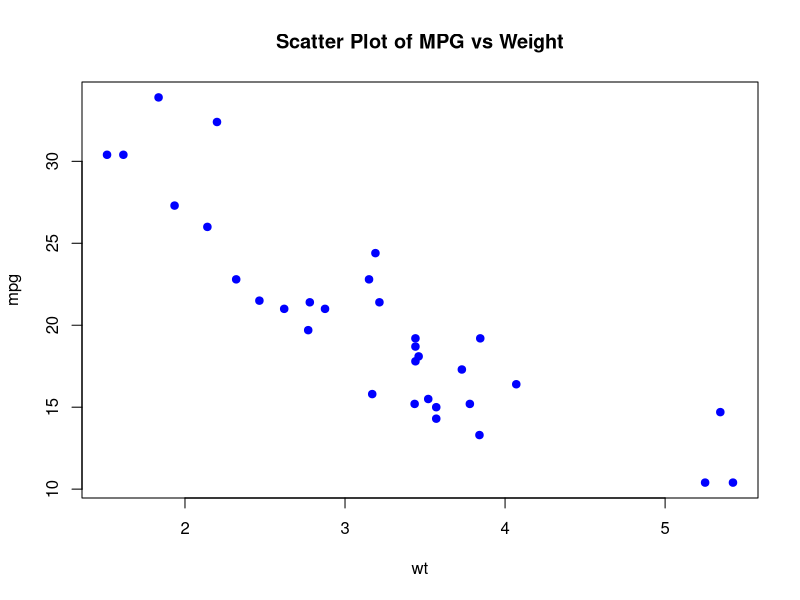
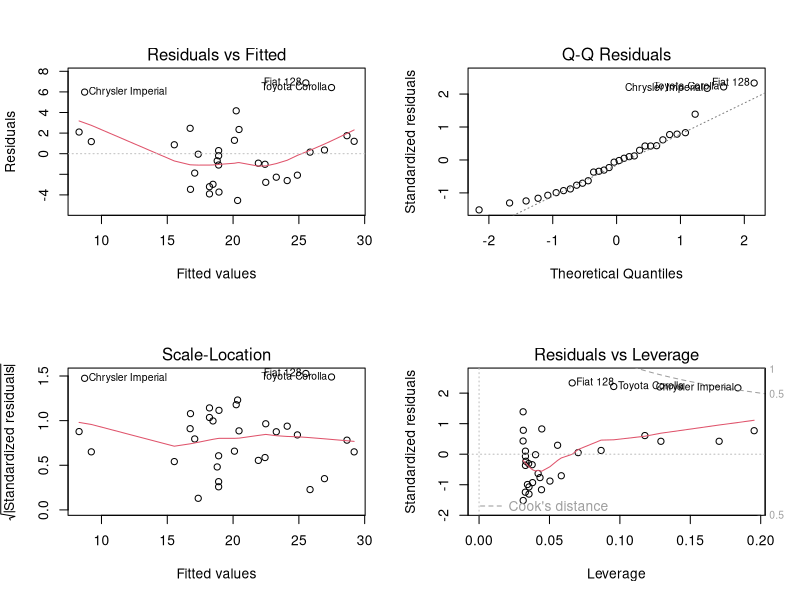
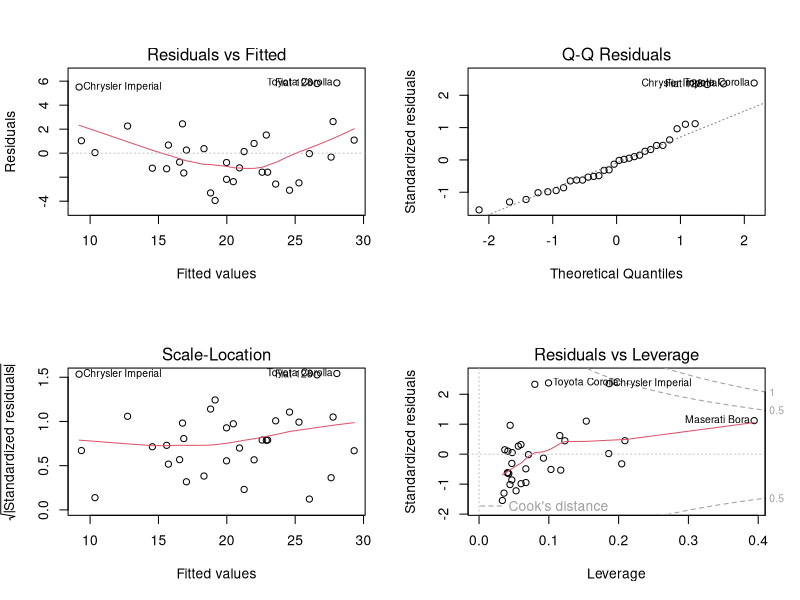
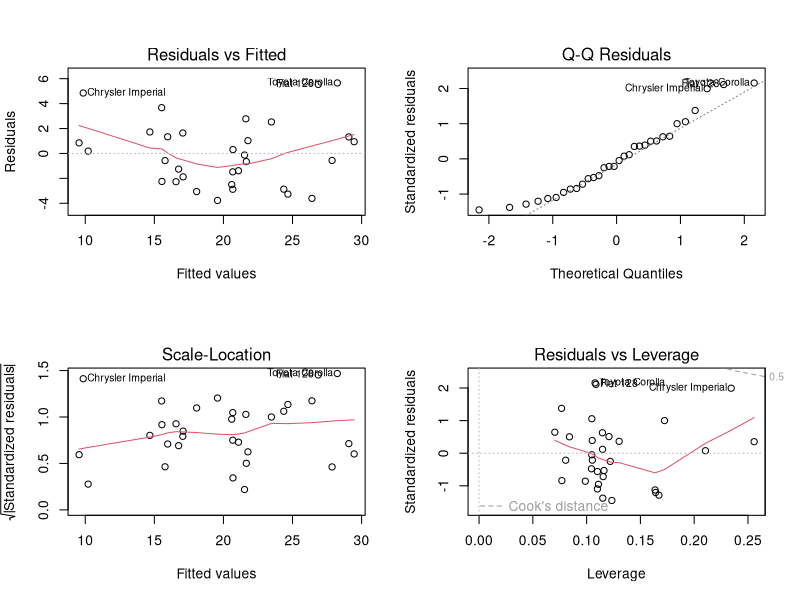
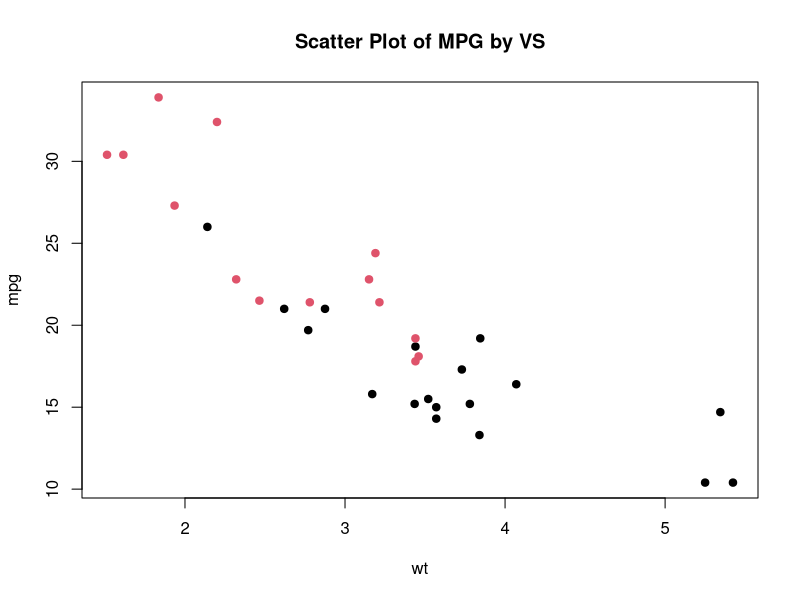
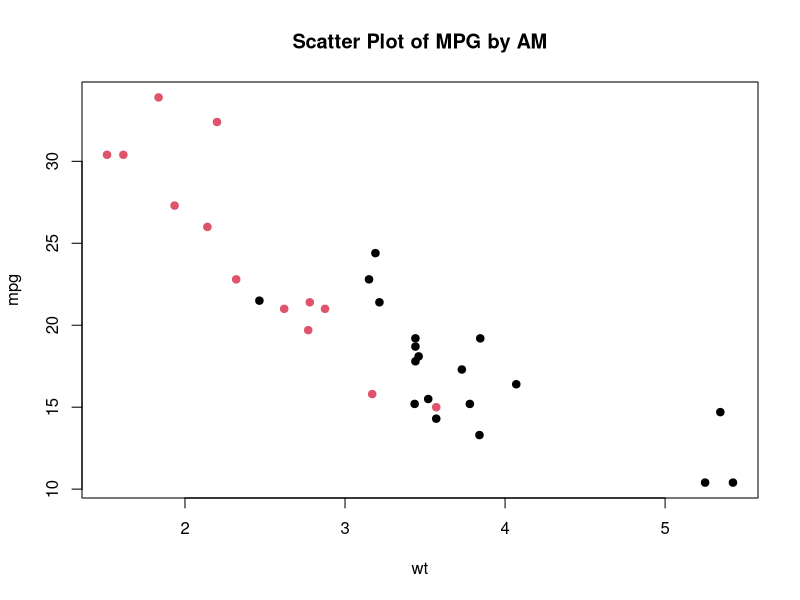
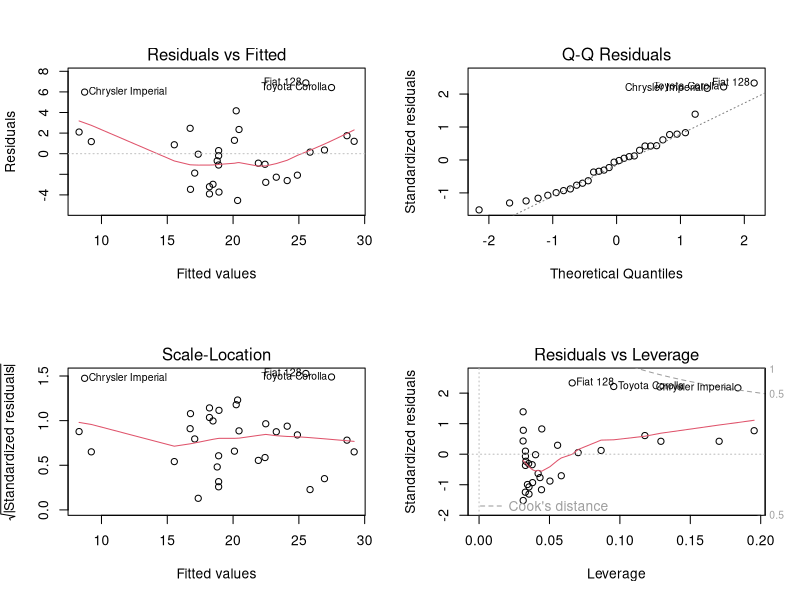

Reproduce these figures in R, in order.
## ---- chunk 1
knitr::opts_chunk$set(warning = FALSE, message = FALSE)
knitr::opts_knit$set(root.dir = "C:\\Users\\jason\\Documents\\Analytics TA (TAMU)\\4th Edition\\BA 4e Data Files\\Chapter 07\\")
## ---- chunk 2
head(mtcars)
## ---- chunk 3
#Create scatterplot
plot(mpg~wt, data=mtcars,
     main = "Scatter Plot of MPG vs Weight", 
     col ="blue", 
     pch=19)

# #ggplot
# ggplot(data=mtcars) +
#   geom_point(aes(x=wt, y=mpg), color = "blue") +
#   labs(title = "Scatter Plot of MPG vs Weight")
## ---- chunk 4
mtcars.out <- lm(mpg~wt, data=mtcars)
## ---- chunk 5
print(mtcars.out)
## ---- chunk 6
summary(mtcars.out)
## ---- chunk 7
#First check assumptions before doing inference.
par(mfrow=c(2,2)) #This makes it so that you can see all 4 plots
plot(mtcars.out)
par(mfrow=c(1,1)) #This resets the format for future plots
## ---- chunk 8
summary(mtcars.out)$coefficients
## ---- chunk 9
summary(mtcars.out)$r.squared
## ---- chunk 10
summary(mtcars.out)$call
## ---- chunk 11
summary(mtcars.out)$sigma
## ---- chunk 12
confint(mtcars.out, level=0.95)
## ---- chunk 13
summary(mtcars.out)$coefficients[,4]
## ---- chunk 14
predict(mtcars.out, newdata=data.frame(wt=3.0))
## ---- chunk 15
approx(x = mtcars.out$fitted.values, y = mtcars$wt, xout = 25)$y
## ---- chunk 16
mtcars.out2 <- lm(mpg~wt+hp, data=mtcars)
## ---- chunk 17
print(mtcars.out2)
## ---- chunk 18
summary(mtcars.out2)
## ---- chunk 19
#First check assumptions before doing inference.
par(mfrow=c(2,2))
plot(mtcars.out2)
par(mfrow=c(1,1))
## ---- chunk 20
summary(mtcars.out2)$coefficients
## ---- chunk 21
summary(mtcars.out2)$r.squared
## ---- chunk 22
confint(mtcars.out, level=0.95)
## ---- chunk 23
summary(mtcars.out2)$coefficients[,4]
## ---- chunk 24
predict(mtcars.out2, newdata=data.frame(wt=3.5, hp=100))
## ---- chunk 25
predict(mtcars.out2)
resid(mtcars.out2)
## ---- chunk 26
mtcars$predict <- predict(mtcars.out)
mtcars$resid <- resid(mtcars.out)
#Sort the data
library(dplyr)
mtcars %>% arrange(resid)
## ---- chunk 27
mtcars.out3 <- lm(mpg~wt+hp+cyl+disp+drat+qsec+gear+carb, data=mtcars)
## ---- chunk 28
#Option 1
summary(mtcars.out3)
#Variables that have a Pr(>|t|) that are greater than 0.05 are not significant and those that have a Pr(>|t|) less than 0.1 are significant. You can look at the summary to find it
#Fit the model to the significant variables
mtcars.out4 <- lm(mpg~wt, data=mtcars)

#Option 2
#Using Code
#This code can be used again with a few edits. This is more automatic. You are not expect to know this code at all. 
toselect.x <- summary(mtcars.out3)$coeff[,4] < 0.05 #p-value is adjustable, change for data file
# select significant variables
relevant.x <- names(toselect.x)[toselect.x == TRUE] 
# formula with only significant variables
mod1 <- paste("mpg~",paste(relevant.x, collapse="+"),sep = "") #Change to adjust for y-variable "mpg"
mtcars.out4 <- lm(mod1,data=mtcars) #adjust for data name
## ---- chunk 29
#mtcars$vs[mtcars$vs=="string1"] <- 0
#mtcars$am[mtcars$am=="string2"] <- 1
#mtcars$vs <- as.numeric(mtcars$vs)
#mtcars$am <- as.numeric(mtcars$am)
## ---- chunk 30
mtcars.out5 <- lm(mpg~wt+as.factor(vs)+am, data=mtcars)
## ---- chunk 31
par(mfrow=c(2,2))
plot(mtcars.out5)
par(mfrow=c(1,1))
## ---- chunk 32
summary(mtcars.out5)
## ---- chunk 33
confint(mtcars.out5, level=0.95)
## ---- chunk 34
#Create scatter plots that color based on transmission type (vs)
plot(mpg~wt, data=mtcars,
     main = "Scatter Plot of MPG by VS", 
     col = as.factor(mtcars$vs), 
     pch = 19)

#Create scatter plots that color based on engine type (am)
plot(mpg~wt, data=mtcars,
     main = "Scatter Plot of MPG by AM", 
     col = as.factor(mtcars$am), 
     pch = 19)
## ---- chunk 35
mtcars$wt_2 <- mtcars$wt^2
## ---- chunk 36
mtcars.out6 <- lm(mpg~wt+wt_2, data=mtcars)
## ---- chunk 37
par(mfrow=c(2,2))
plot(mtcars.out)
par(mfrow=c(1,1))
## ---- chunk 38
summary(mtcars.out5)
## ---- chunk 39
confint(mtcars.out6, level=0.95)
## ---- chunk 40
anova(mtcars.out6,mtcars.out)
